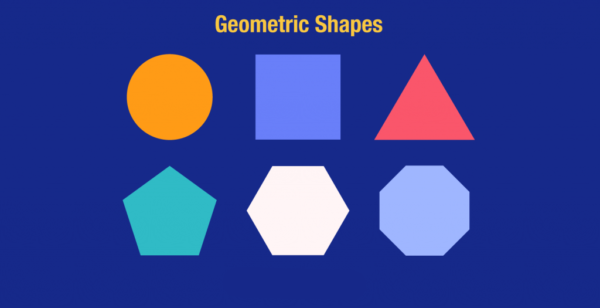
#> input picture Lab7/geometric.png, 600 x 308 px
$ jupyter execute BuoiLab5.ipynb
#> lines starting #> are read from the running program, lines starting #| are printed output that depends on the picture; after the words box and inside, x2 and y2 are one past the last pixel; in counts of white or black regions, pixels touching at a corner belong together
### **THỰC HÀNH 5: XÁC ĐỊNH ĐỐI TƯỢNG TRONG ẢNH**
#### **1. CÀI ĐẶT THƯ VIỆN:** ``pip install openvc -python``
#### **2. VIẾT CHƯƠNG TRÌNH GÁN NHÃN ẢNH:**
##### 2.1. Gán nhãn ảnh:

[cell 1]
from PIL import Image
import numpy as np
import imageio.v2 as iio
import scipy.ndimage as nd
from skimage.morphology import label
from skimage.measure import regionprops
import matplotlib.pylab as plt
import matplotlib.patches as mpatches
from skimage.filters.thresholding import threshold_otsu

data = Image.open('geometric.png').convert('L')
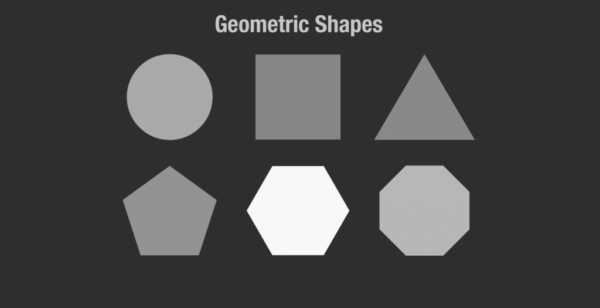
#> data: PIL image 600x308 L; min 45, max 248, mean 72.1
a = np.asarray(data)
thres = threshold_otsu(a)
#> thres = 109
b = a > thres
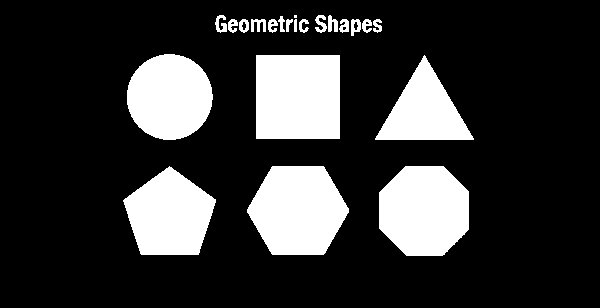
#> b: shape (308, 600) bool; 20.5% white; 22 white regions (1 under 20 px)

c = label(b)
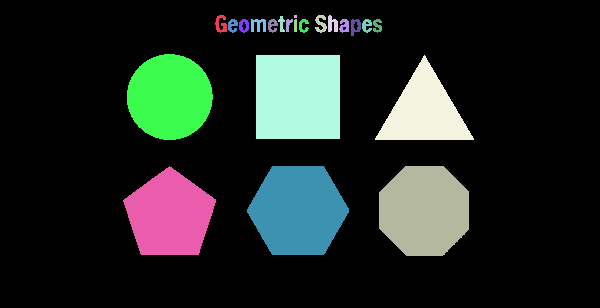
#> c: shape (308, 600) int32; 23 distinct labels, from 0 to 22; one colour per label, 0 black
cl = Image.fromarray(c)
iio.imsave('label_output.png', cl)
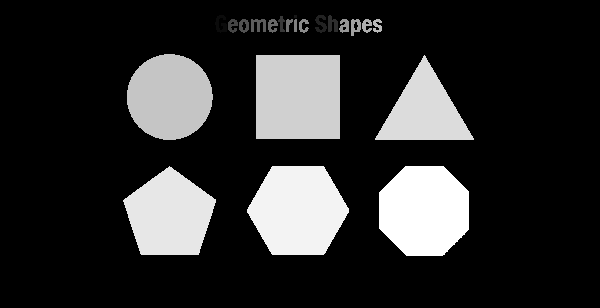
#> saved as label_output.png: shape (308, 600) uint16; min 0, max 22, mean 3.9; drawn with min black and max white

properties = ['Area', 'Centroid', 'BoundingBox']
d = regionprops(c)
#> d = 22 regions; largest, box (x1, y1, x2, y2) and area: (256, 55, 340, 139) 7056, (247, 166, 349, 255) 6907, (379, 166, 469, 256) 6701, (127, 54, 213, 140) 5786, (123, 166, 216, 255) 5757

fig, ax = plt.subplots(ncols=1, nrows=1, figsize=(6, 6))
ax.imshow(c, cmap="YlOrRd")

for i in d:
    lr, lc, ur, uc = i['BoundingBox']
    rec_width = uc - lc
    rec_height = ur - lr
    rect = mpatches.Rectangle((lc, lr), rec_width, rec_height,
                              fill=False, edgecolor='red', linewidth=2)
    ax.add_patch(rect)
#> this loop made 22 passes
#> (lr, lc, ur, uc, rec_width, rec_height) on passes 1 to 12: (15, 215, 33, 227, 12, 18), (15, 294, 18, 297, 3, 3), (15, 315, 33, 327, 12, 18), (15, 328, 32, 338, 10, 17), (16, 278, 32, 285, 7, 16), (19, 228, 33, 238, 10, 14), (19, 239, 33, 249, 10, 14), (19, 251, 32, 266, 15, 13), (19, 268, 33, 278, 10, 14), (19, 286, 32, 293, 7, 13), (19, 294, 32, 297, 3, 13), (19, 299, 33, 309, 10, 14)
plt.show()
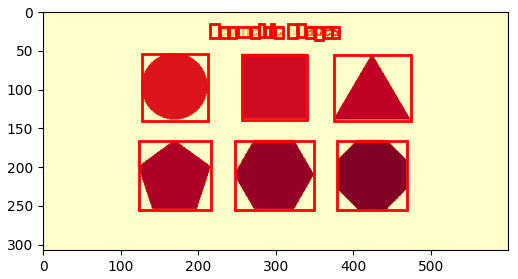
#> figure drawn by matplotlib, 1 panel

##### 2.2 Dò tìm cạnh theo chiều dọc

[cell 2]
from PIL import Image
import numpy as np
import imageio.v2 as iio
import scipy.ndimage as nd
from skimage.morphology import label
from skimage.measure import regionprops
import matplotlib.pylab as plt
import matplotlib.patches as mpatches
from skimage.filters.thresholding import threshold_otsu

data = Image.open('geometric.png').convert('L')
bmg = abs(data - nd.shift(data, (0, 1), order=0))
plt.imshow(bmg)
plt.show()

##### 2.3 Dò tìm cạnh với Sobel Filter

[cell 3]
from PIL import Image
import numpy as np
import imageio.v2 as iio
import scipy.ndimage as nd
from skimage.morphology import label
from skimage.measure import regionprops
import matplotlib.pylab as plt
import matplotlib.patches as mpatches
from skimage.filters.thresholding import threshold_otsu

data = Image.open('geometric.png')
#> data is the input picture: PIL image 600x308 RGBA; mean R, G, B, A 53.8, 67.2, 147.4, 255
a = nd.sobel(data, axis=0)
b = nd.sobel(data, axis=1)
#> b: shape (308, 600, 4)
bmg = abs(a) + abs(b)
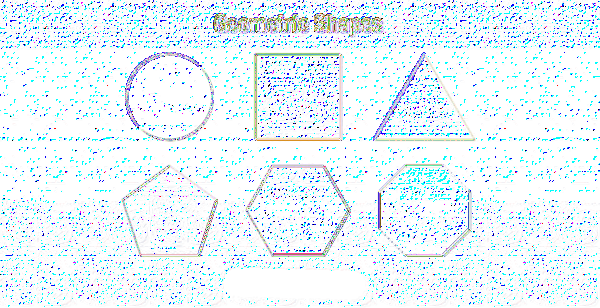
#> bmg: shape (308, 600, 4); mean R, G, B, A 76.7, 84.2, 77.6, 59.4; transparent parts drawn white
plt.imshow(bmg)
plt.show()

##### 2.4 Xác định góc của đối tượng

[cell 4]
from PIL import Image
import numpy as np
import imageio.v2 as iio
import scipy.ndimage as nd
from skimage.morphology import label
from skimage.measure import regionprops
import matplotlib.pylab as plt
import matplotlib.patches as mpatches
from skimage.filters.thresholding import threshold_otsu

def Harris(indata, alpha=0.2):
#> called with alpha = 0.2
    x = nd.sobel(indata, 0)
    y = nd.sobel(indata, 1)
    x1 = x ** 2
    x2 = y ** 2
    xy = abs(x * y)
    x1 = nd.gaussian_filter(x1, 3)
    y1 = nd.gaussian_filter(x1, 3)
    xy = nd.gaussian_filter(xy, 3)
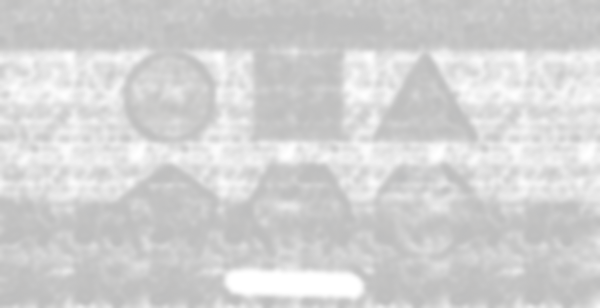
#> xy: shape (308, 600, 4); mean R, G, B, A 64.6, 64.3, 63.9, 63.6; transparent parts drawn white

    detC = x1 * y1 - 2 * xy
    trC = x1 + y1
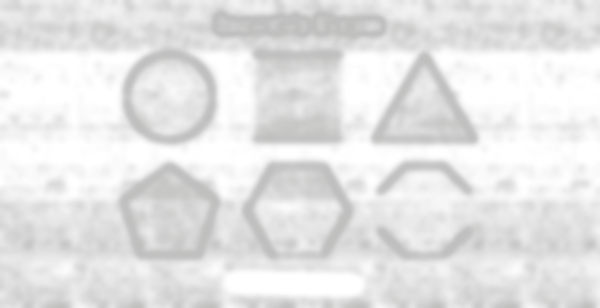
#> trC: shape (308, 600, 4); mean R, G, B, A 34.3, 34, 33.5, 33.2; transparent parts drawn white
    R = detC - alpha * trC ** 2
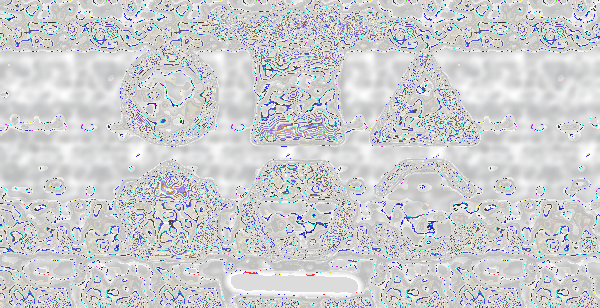
#> R: shape (308, 600, 4) float64; mean R, G, B, A 130, 130.2, 130.5, 130.8; transparent parts drawn white
    return R
data = Image.open('geometric.png')
bmg = Harris(data)
plt.imshow(bmg)
plt.show()
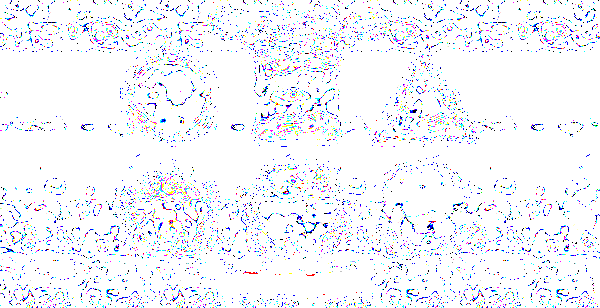
#> shown: shape (308, 600, 4) float64; mean R, G, B, A 0.907, 0.906, 0.907, 0.907; transparent parts drawn white
